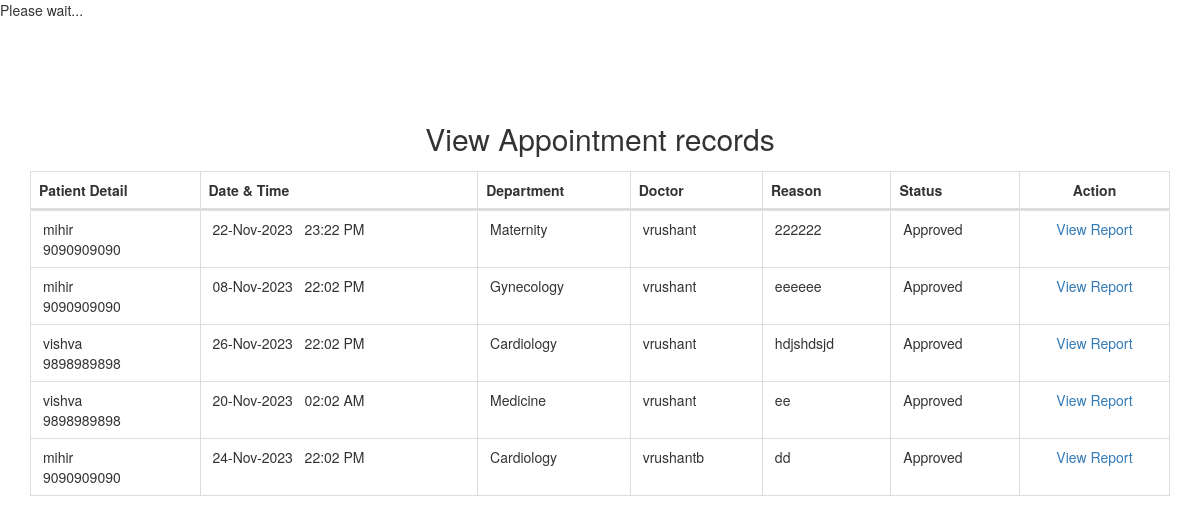
Page /php/viewappointment.php on the committed database.
### tables this page shows
CREATE TABLE `appointment` (
  `appointmentid` int(10) NOT NULL,
  `appointmenttype` varchar(25) DEFAULT 'Admin',
  `patientid` int(10) NOT NULL,
  `roomid` int(10) DEFAULT 0,
  `departmentid` int(10) NOT NULL,
  `appointmentdate` date NOT NULL,
  `appointmenttime` time NOT NULL,
  `doctorid` int(10) NOT NULL,
  `status` varchar(10) NOT NULL,
  `app_reason` text NOT NULL
);

CREATE TABLE `patient` (
  `patientid` int(10) NOT NULL,
  `patientname` varchar(50) NOT NULL,
  `admissiondate` date NOT NULL,
  `admissiontime` time NOT NULL,
  `address` varchar(250) NOT NULL,
  `mobileno` varchar(15) NOT NULL,
  `city` varchar(25) NOT NULL,
  `pincode` varchar(20) NOT NULL DEFAULT '000000',
  `loginid` varchar(50) NOT NULL,
  `password` varchar(25) NOT NULL,
  `bloodgroup` varchar(20) NOT NULL,
  `gender` varchar(10) NOT NULL,
  `dob` date NOT NULL,
  `status` varchar(10) NOT NULL
);

CREATE TABLE `department` (
  `departmentid` int(10) NOT NULL,
  `departmentname` varchar(100) NOT NULL,
  `description` text NOT NULL,
  `status` varchar(10) NOT NULL
);

CREATE TABLE `doctor` (
  `doctorid` int(10) NOT NULL,
  `doctorname` varchar(50) NOT NULL,
  `mobileno` varchar(15) NOT NULL,
  `departmentid` int(10) NOT NULL,
  `loginid` varchar(25) NOT NULL,
  `password` varchar(25) NOT NULL,
  `status` varchar(10) NOT NULL,
  `education` varchar(25) NOT NULL,
  `experience` float(11,1) NOT NULL,
  `consultancy_charge` float(10,2) NOT NULL
);

### php/viewappointment.php (the view, shortened to what this page needs)
<?php
include("adformheader.php");
include("dbconnection.php");
?>
<div class="container-fluid">
  <div class="block-header">
    <h2 class="text-center">View Appointment records</h2>
  </div>
<div class="card">
  <section class="container">
    <table class="table table-bordered table-striped table-hover js-basic-example dataTable">
      <thead>
        <tr>
          <th>Patient Detail</th>
          <th>Date & Time</th>
          <th>Department</th>
          <th>Doctor</th>
          <th>Reason</th>
          <th>Status</th>
          <th><div align="center">Action</div></th>
        </tr>
        </thead>
        <tbody>
          <?php
		$sql ="SELECT * FROM appointment WHERE (status !='')";
		$qsql = mysqli_query($con,$sql);
		while($rs = mysqli_fetch_array($qsql))
		{
			$sqlpat = "SELECT * FROM patient WHERE patientid='$rs[patientid]'";
			$qsqlpat = mysqli_query($con,$sqlpat);
			$rspat = mysqli_fetch_array($qsqlpat);
			$sqldept = "SELECT * FROM department WHERE departmentid='$rs[departmentid]'";
			$qsqldept = mysqli_query($con,$sqldept);
			$rsdept = mysqli_fetch_array($qsqldept);
			$sqldoc= "SELECT * FROM doctor WHERE doctorid='$rs[doctorid]'";
			$qsqldoc = mysqli_query($con,$sqldoc);
			$rsdoc = mysqli_fetch_array($qsqldoc);
        echo "<tr>
          <td>&nbsp;$rspat[patientname]<br>&nbsp;$rspat[mobileno]</td>
			 <td>&nbsp;" . date("d-M-Y",strtotime($rs[appointmentdate])) . " &nbsp; " . date("H:i A",strtotime($rs[appointmenttime])) . "</td>
		    <td>&nbsp;$rsdept[departmentname]</td>
			   <td>&nbsp;$rsdoc[doctorname]</td>
			    <td>&nbsp;$rs[app_reason]</td>
			    <td>&nbsp;$rs[status]</td>
          <td><div align='center'>";
		  if($rs[status] != "Approved")
		  {
				  if(!(isset($_SESSION[patientid])))
				  {
						  echo "<a href='appointmentapproval.php?editid=$rs[appointmentid]'>Approve</a><hr>";
				  }
				 echo "  <a href='viewappointment.php?delid=$rs[appointmentid]'>Delete</a>";
		  }
		  else
		  {
				echo "<a href='patientreport.php?patientid=$rs[patientid]&appointmentid=$rs[appointmentid]'>View Report</a>";
		  }
		 echo "</center></td></tr>";
		}
		?>
      </tbody>
    </table>
</section>
</div>
</div>
<?php
include("adformfooter.php");
?>

### rows in the picture
appointment: patientid.patientname "mihir", patientid.mobileno "9090909090", appointmentdate "22-Nov-2023", appointmenttime "23:22 PM", departmentid.departmentname "Maternity", doctorid.doctorname "vrushant", app_reason "222222", status "Approved"
appointment: patientid.patientname "mihir", patientid.mobileno "9090909090", appointmentdate "08-Nov-2023", appointmenttime "22:02 PM", departmentid.departmentname "Gynecology", doctorid.doctorname "vrushant", app_reason "eeeeee", status "Approved"
appointment: patientid.patientname "vishva", patientid.mobileno "9898989898", appointmentdate "26-Nov-2023", appointmenttime "22:02 PM", departmentid.departmentname "Cardiology", doctorid.doctorname "vrushant", app_reason "hdjshdsjd", status "Approved"
appointment: patientid.patientname "vishva", patientid.mobileno "9898989898", appointmentdate "20-Nov-2023", appointmenttime "02:02 AM", departmentid.departmentname "Medicine", doctorid.doctorname "vrushant", app_reason "ee", status "Approved"
appointment: patientid.patientname "mihir", patientid.mobileno "9090909090", appointmentdate "24-Nov-2023", appointmenttime "22:02 PM", departmentid.departmentname "Cardiology", doctorid.doctorname "vrushantb", app_reason "dd", status "Approved"
